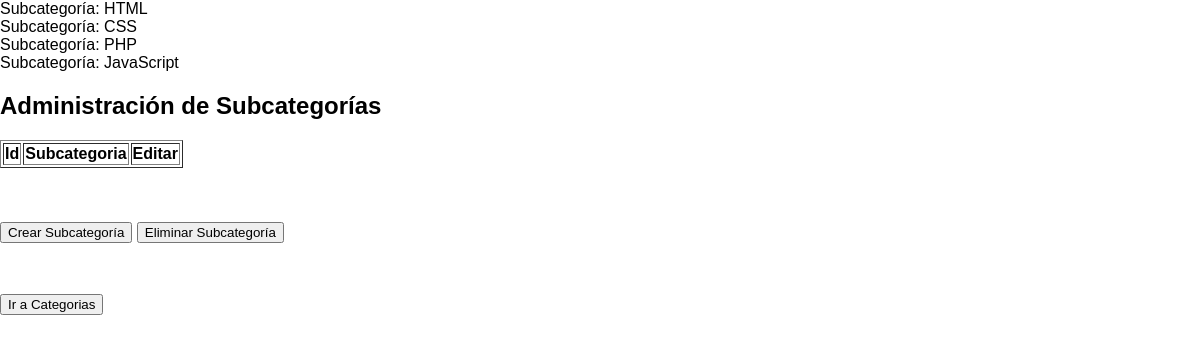
Screenshot of /subcategorias_BACK.php?id=1 with the database file from the repository.
### tables this page shows
CREATE TABLE Subcategorias (
    id INT AUTO_INCREMENT PRIMARY KEY,
    nombre VARCHAR(100) NOT NULL,
    categoria_id INT NOT NULL,
    
    FOREIGN KEY (categoria_id) REFERENCES Categorias(id) ON DELETE CASCADE
);

### subcategorias_BACK.php (the view, shortened to what this page needs)
<?php
$servername = "localhost";
$username = "root";
$password = "zero_krawen83";
$database = "bd_plataforma_examenes";
$conn = new mysqli($servername, $username, $password, $database);
if (isset($_GET['id'])) {
    $categoria_id = $_GET['id'];
    $sql = "SELECT subcategorias.id AS ID, subcategorias.nombre AS subcategoria
    FROM subcategorias
    INNER JOIN categorias ON subcategorias.categoria_id = categorias.id
    WHERE categoria_id = $categoria_id";
    $result = $conn->query($sql);
    if ($result->num_rows > 0) {
        while ($row = $result->fetch_assoc()) {
            echo "Subcategoría: " . $row["subcategoria"] . "<br>";
        }
    } else {
        echo "No se encontraron subcategorías para esta categoría.";
    }
} else {
    echo "No se proporcionó un ID de categoría.";
}
?>
<!DOCTYPE html>
<html lang="es">
<head>
    <link rel="stylesheet" href="css\estilogeneral.css">
    <h2>Administración de Subcategorías</h2>
</head>
<body>
<div class="form-group">
    <table border="1">
        <tr>
            <th>Id</th>
            <th>Subcategoria</th>
            <th>Editar</th>
        </tr>
</table>
<br><br><br>
    <button onclick="crearSubcategoria()">Crear Subcategoría</button>
    <button onclick="eliminarSubcategoria()">Eliminar Subcategoría</button>
    <br><br><br>
</div>
</body>
<footer>
<a href="categorias.php"><button>Ir a Categorias</button></a>
</footer>
</html>

### css/estilogeneral.css (style rules this page uses)
body { margin: 0; padding: 0; font-family: Arial, sans-serif; }
.form-group { margin-bottom: 15px; }

### rows the page displays
subcategorias: nombre "HTML"
subcategorias: nombre "CSS"
subcategorias: nombre "PHP"
subcategorias: nombre "JavaScript"
